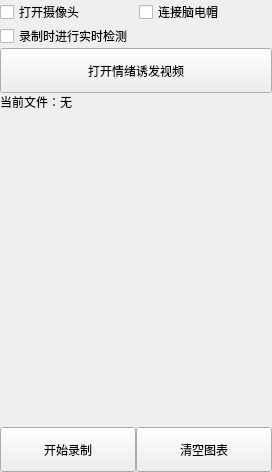
<?xml version="1.0" encoding="UTF-8"?>
<ui version="4.0">
 <class>subTools</class>
 <widget class="QWidget" name="subTools">
  <property name="geometry">
   <rect>
    <x>0</x>
    <y>0</y>
    <width>272</width>
    <height>472</height>
   </rect>
  </property>
  <property name="windowTitle">
   <string>Form</string>
  </property>
  <layout class="QVBoxLayout" name="verticalLayout_2">
   <property name="spacing">
    <number>0</number>
   </property>
   <property name="leftMargin">
    <number>0</number>
   </property>
   <property name="topMargin">
    <number>0</number>
   </property>
   <property name="rightMargin">
    <number>0</number>
   </property>
   <property name="bottomMargin">
    <number>0</number>
   </property>
   <item>
    <widget class="QWidget" name="widget" native="true">
     <layout class="QVBoxLayout" name="verticalLayout">
      <property name="spacing">
       <number>0</number>
      </property>
      <property name="sizeConstraint">
       <enum>QLayout::SetMaximumSize</enum>
      </property>
      <property name="leftMargin">
       <number>0</number>
      </property>
      <property name="topMargin">
       <number>0</number>
      </property>
      <property name="rightMargin">
       <number>0</number>
      </property>
      <property name="bottomMargin">
       <number>0</number>
      </property>
      <item>
       <widget class="QWidget" name="gridWidget" native="true">
        <property name="sizePolicy">
         <sizepolicy hsizetype="Minimum" vsizetype="Fixed">
          <horstretch>0</horstretch>
          <verstretch>0</verstretch>
         </sizepolicy>
        </property>
        <layout class="QGridLayout" name="gridLayout" rowstretch="0,0" columnstretch="0,0">
         <property name="leftMargin">
          <number>0</number>
         </property>
         <property name="topMargin">
          <number>0</number>
         </property>
         <property name="rightMargin">
          <number>0</number>
         </property>
         <property name="bottomMargin">
          <number>0</number>
         </property>
         <property name="horizontalSpacing">
          <number>6</number>
         </property>
         <property name="verticalSpacing">
          <number>0</number>
         </property>
         <item row="0" column="0">
          <widget class="QCheckBox" name="stCbCamera">
           <property name="maximumSize">
            <size>
             <width>16777215</width>
             <height>40</height>
            </size>
           </property>
           <property name="text">
            <string>打开摄像头</string>
           </property>
          </widget>
         </item>
         <item row="0" column="1">
          <widget class="QCheckBox" name="stCbNao">
           <property name="maximumSize">
            <size>
             <width>16777215</width>
             <height>40</height>
            </size>
           </property>
           <property name="styleSheet">
            <string notr="true"/>
           </property>
           <property name="text">
            <string>连接脑电帽</string>
           </property>
           <property name="tristate">
            <bool>false</bool>
           </property>
          </widget>
         </item>
         <item row="1" column="0">
          <widget class="QCheckBox" name="stCbCheck">
           <property name="maximumSize">
            <size>
             <width>16777215</width>
             <height>40</height>
            </size>
           </property>
           <property name="text">
            <string>录制时进行实时检测</string>
           </property>
          </widget>
         </item>
        </layout>
       </widget>
      </item>
      <item>
       <widget class="QPushButton" name="stBtnChooseSubVideo">
        <property name="maximumSize">
         <size>
          <width>16777215</width>
          <height>45</height>
         </size>
        </property>
        <property name="text">
         <string>打开情绪诱发视频</string>
        </property>
       </widget>
      </item>
      <item>
       <widget class="QLabel" name="stLbCurrFile">
        <property name="minimumSize">
         <size>
          <width>0</width>
          <height>50</height>
         </size>
        </property>
        <property name="maximumSize">
         <size>
          <width>16777215</width>
          <height>16777215</height>
         </size>
        </property>
        <property name="text">
         <string>当前文件：无</string>
        </property>
        <property name="alignment">
         <set>Qt::AlignLeading|Qt::AlignLeft|Qt::AlignTop</set>
        </property>
        <property name="margin">
         <number>10</number>
        </property>
       </widget>
      </item>
      <item>
       <widget class="QWidget" name="svChart" native="true">
        <layout class="QVBoxLayout" name="svLyChart"/>
       </widget>
      </item>
     </layout>
    </widget>
   </item>
   <item>
    <widget class="QWidget" name="horizontalWidget" native="true">
     <property name="sizePolicy">
      <sizepolicy hsizetype="Preferred" vsizetype="Maximum">
       <horstretch>0</horstretch>
       <verstretch>0</verstretch>
      </sizepolicy>
     </property>
     <layout class="QHBoxLayout" name="horizontalLayout">
      <property name="spacing">
       <number>0</number>
      </property>
      <property name="leftMargin">
       <number>0</number>
      </property>
      <property name="topMargin">
       <number>0</number>
      </property>
      <property name="rightMargin">
       <number>0</number>
      </property>
      <property name="bottomMargin">
       <number>0</number>
      </property>
      <item>
       <widget class="QPushButton" name="stBtnStartRecord">
        <property name="minimumSize">
         <size>
          <width>0</width>
          <height>45</height>
         </size>
        </property>
        <property name="maximumSize">
         <size>
          <width>16777215</width>
          <height>50</height>
         </size>
        </property>
        <property name="text">
         <string>开始录制</string>
        </property>
       </widget>
      </item>
      <item>
       <widget class="QPushButton" name="stBtnClear">
        <property name="minimumSize">
         <size>
          <width>0</width>
          <height>45</height>
         </size>
        </property>
        <property name="maximumSize">
         <size>
          <width>16777215</width>
          <height>50</height>
         </size>
        </property>
        <property name="text">
         <string>清空图表</string>
        </property>
       </widget>
      </item>
     </layout>
    </widget>
   </item>
  </layout>
 </widget>
 <resources/>
 <connections/>
</ui>
